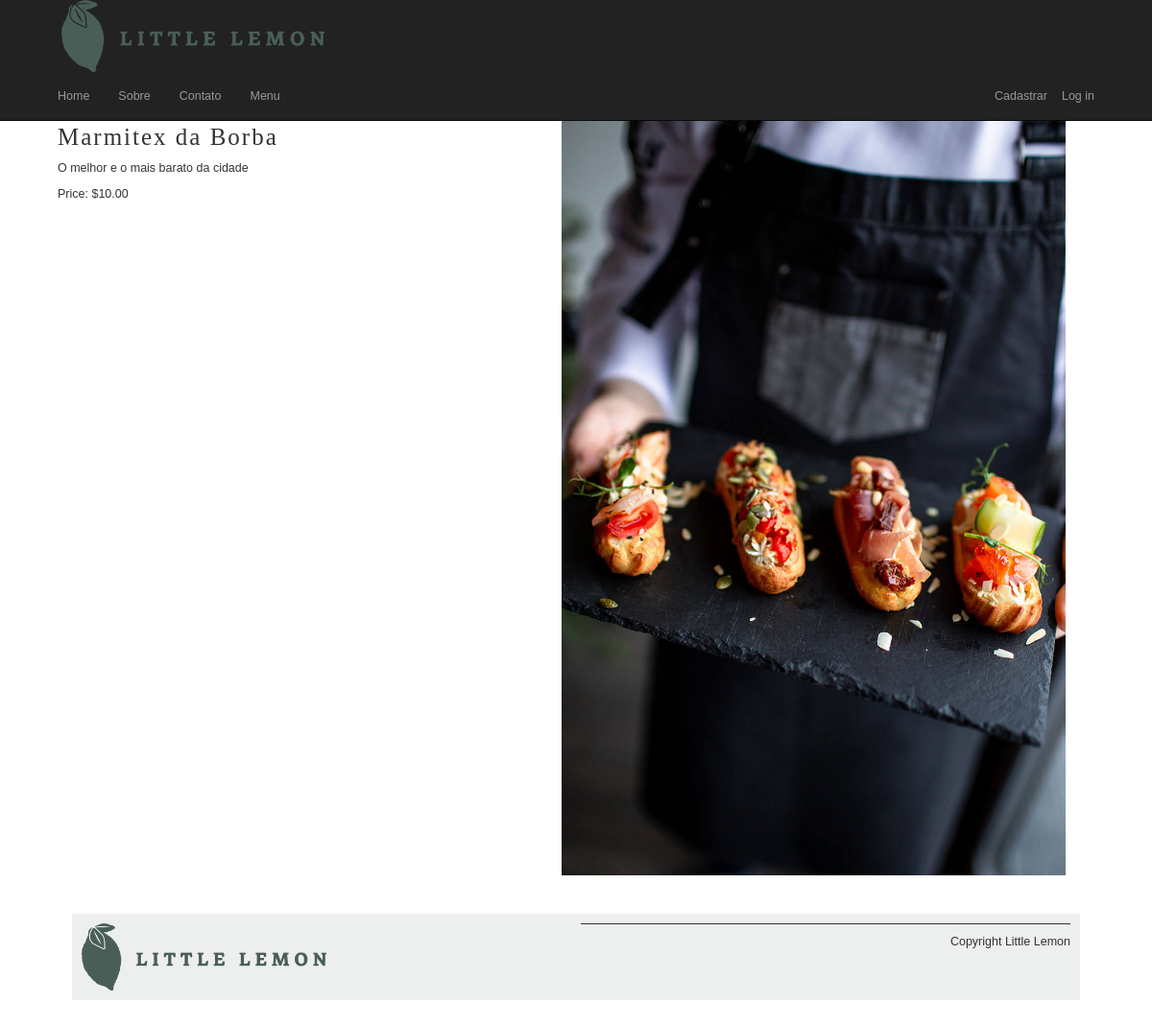
Screenshot of /app/menu_item/8/ with the database file from the repository.
### app/models.py (models this page shows, shortened)
class Menu(models.Model):
    id = models.BigAutoField(primary_key=True)  # Definindo a chave primária explicitamente
    name = models.CharField(max_length=200)
    price = models.IntegerField(null=False)
    image = models.ImageField(upload_to='media/cardapio_images/', null=True, blank=True)
    menu_item_description = models.TextField(max_length=1000, default='')

### app/views.py (the view)
# urls.py: path('menu_item/<int:pk>/', views.display_menu_item, name="menu_item"),
def display_menu_item(request, pk=None):
    if pk:
        menu_item = Menu.objects.get(pk=pk)
    else:
        menu_item = ""
    return render(request, 'app/menu_item.html', {"menu_item": menu_item})

### app/templates/app/menu_item.html (shortened to what this page needs)
{% extends "app/layout.html" %}
{% load static %}
{% block content %}
<div>
   <section>
      <article>
         <h1>Menu item</h1>
         <span>
            <a href="{% url 'home' %}">Home</a> /
            <a href="{% url 'menu' %}">Menu</a>/
         </span>
         <div class="row">
            <div class="column">
               <h2>{{ menu_item.name }}</h2>
               <p>{{ menu_item.menu_item_description }}</p>
               <p>Price: ${{ menu_item.price }}.00</p>
            </div>
            <div class="column">
               {% if menu_item.image %}
               <img src="{{ menu_item.image.url }}" alt="{{ menu_item.name }}" style="width: 100%;">
               {% else %}
               <img src="{% static 'app/img/olho.jpg' %}" alt="Default Image" style="width: 100%;">
               {% endif %}
           </div>
         </div>
      </article>
   </section>
</div>
{% endblock %}

### app/static/app/content/site.css (style rules this page uses)
body { font-family: 'Karla', sans-serif; margin-top: 3rem; margin-bottom: 3rem; margin-left: 5%; margin-right: 5%; }
h1, h2, h3, h4, h5, h6 { font-family: 'Markazi Text', serif; letter-spacing: 2px;; }
h1 { font-size: 4rem; margin-top: 1.5rem; margin-bottom: 0; }
h2 { font-size: 2.5rem; color: #333333; margin:1rem 0; }
p, ul { font-size: 1.25rem;; }
a { color: #4d55e6; text-decoration: none; }
section { display: flex; gap: 2rem 1rem; margin-top: 1rem; margin-bottom: 1rem; flex-direction: row; }
article { flex:1; }
article img { max-width: 100%; }
.row { display: flex; flex-direction: row; width: 100%; padding-bottom: 1rem; }
.column { flex-basis: 50%; margin-bottom: 1rem; padding-bottom: 1rem; }

### rows the page displays
Menu: name "Marmitex da Borba", menu_item_description "O melhor e o mais barato da cidade", price "10", image (picture)
